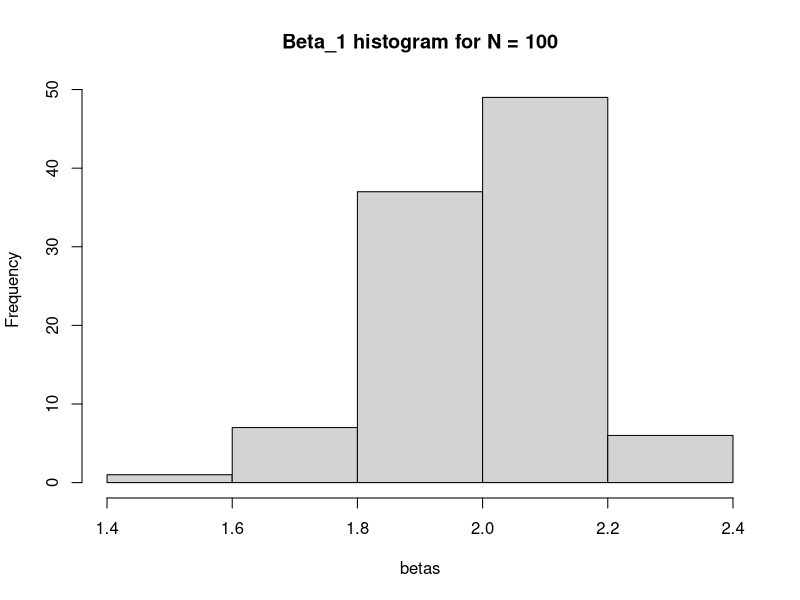
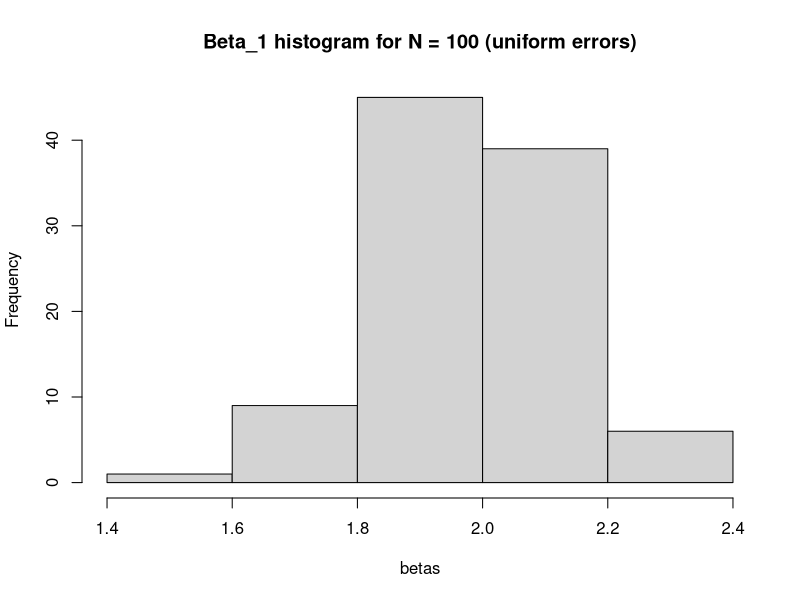
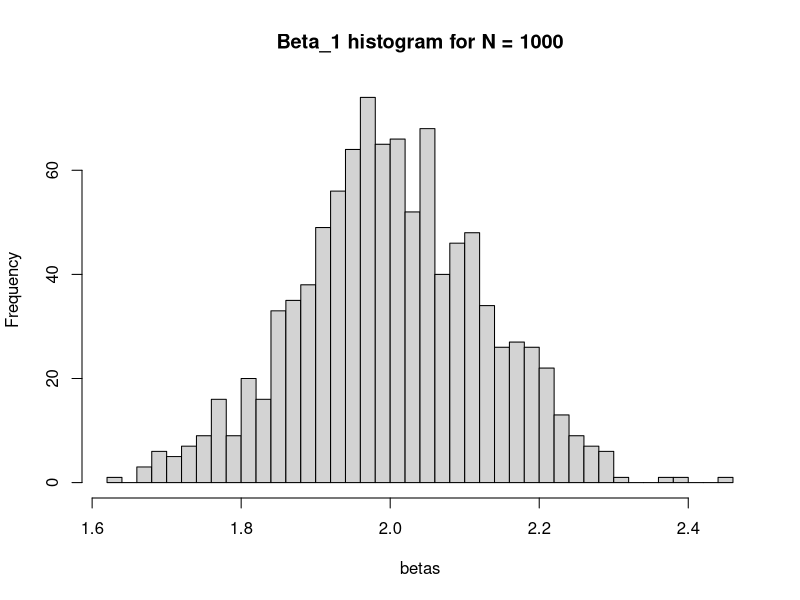

Write the R code that produced these figures, in order.
## ---- chunk 1
library(tidyverse)
library(broom)
## ---- chunk 2
# Set some default values
n_obs <- 1e3
beta <- 1:3
x1_var <- 0.5
x2_var <- 1.5
e_var <- 2
e_type <- "normal"

# Assume centered means for simplicity
generate_sample <- function(n_obs, beta, x1_var, x2_var, e_var, e_type){
  x1 <- rnorm(n_obs, sd = x1_var)
  x2 <- rnorm(n_obs, sd = x2_var)
  if (e_type == "normal") {e  <- rnorm(n_obs, sd = e_var)} 
  if (e_type == "uniform") {e  <- runif(n_obs)}
  y <- beta[1] + beta[2]*x1 + beta[3]*x2 + e
  sample <- tibble(y, x1, x2)
  return(sample) 
}
## ---- chunk 3
sample <- generate_sample(n_obs, beta, x1_var, x2_var, e_var, e_type)
## ---- chunk 4
# Assume centered means for simplicity
gen_n_samples <- function(reps = 1e3, ...){
 samples <- replicate(reps, 
              generate_sample(n_obs, beta, x1_var, x2_var, e_var, e_type),
              simplify = FALSE)
 return(samples)
}
## ---- chunk 5
hundred_samples <- gen_n_samples(100)
hundred_samples_unif <- gen_n_samples(100, e_type = "uniform")

thousand_samples <- gen_n_samples()
# thousand_samples_unif  <- gen_n_samples(e_type = "uniform")
## ---- chunk 6
reg_out <- function(sample, a = rep(0,3)) {
  est <- lm(y ~ x1 + x2, data = sample)
  est_out <- tidy(est) %>% 
    mutate(custom_t = (est$coefficients - a) / sqrt(diag(vcov(est))),
           r2 = summary(est)$r.squared,
           mse = mean(est$residuals^2))
  return(est_out)
}
## ---- chunk 7
reg_out(thousand_samples[[1]], 0:2)
## ---- chunk 8
get_beta <- function(x){
  tmp <- reg_out(x) %>% 
    pull(estimate) %>% 
    nth(2) # beta1
}
  
betas <- sapply(hundred_samples, get_beta)
hist(betas, main = "Beta_1 histogram for N = 100", breaks = 5)

betas <- sapply(hundred_samples_unif, get_beta)
hist(betas, main = "Beta_1 histogram for N = 100 (uniform errors)", breaks = 5)

betas <- sapply(thousand_samples, get_beta)
hist(betas, main = "Beta_1 histogram for N = 1000", breaks = 50)
